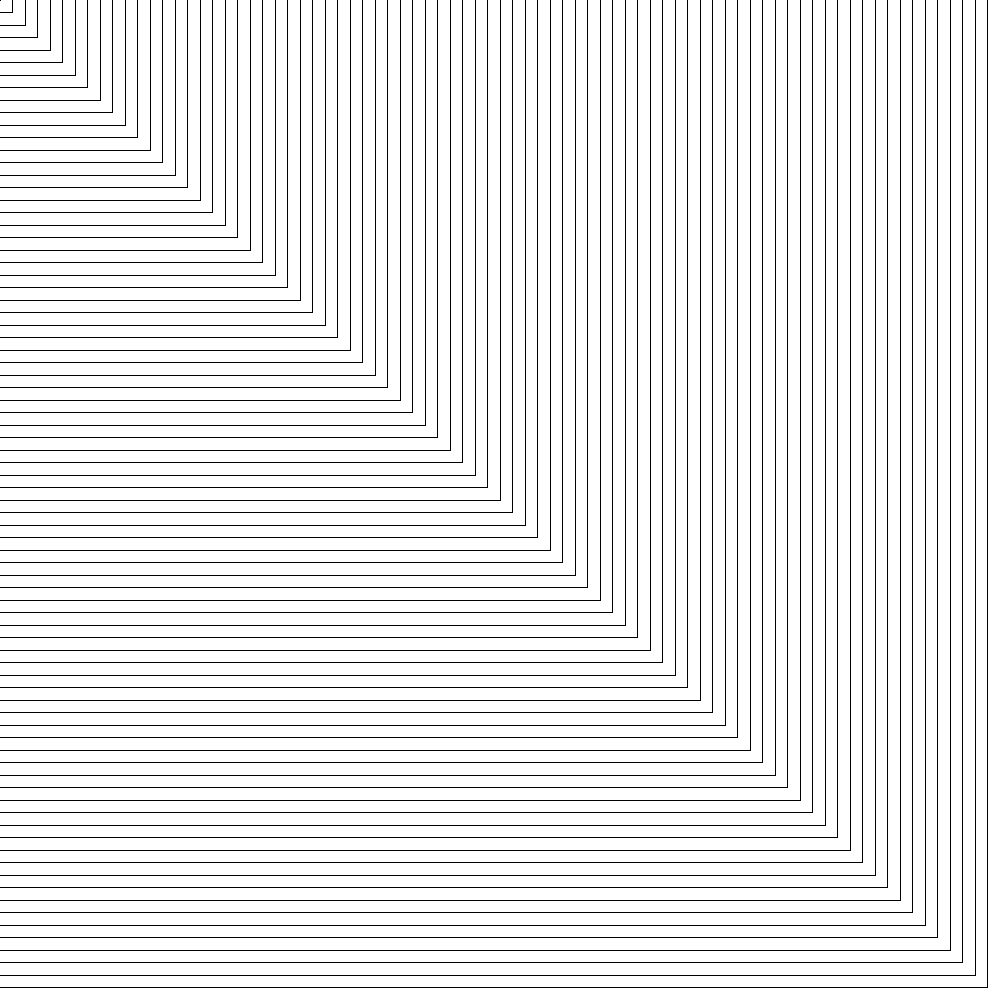
Frame 1 (no input)
Frame 60 (the mouse pressed at the canvas centre just before this capture): identical to frame 1, image omitted
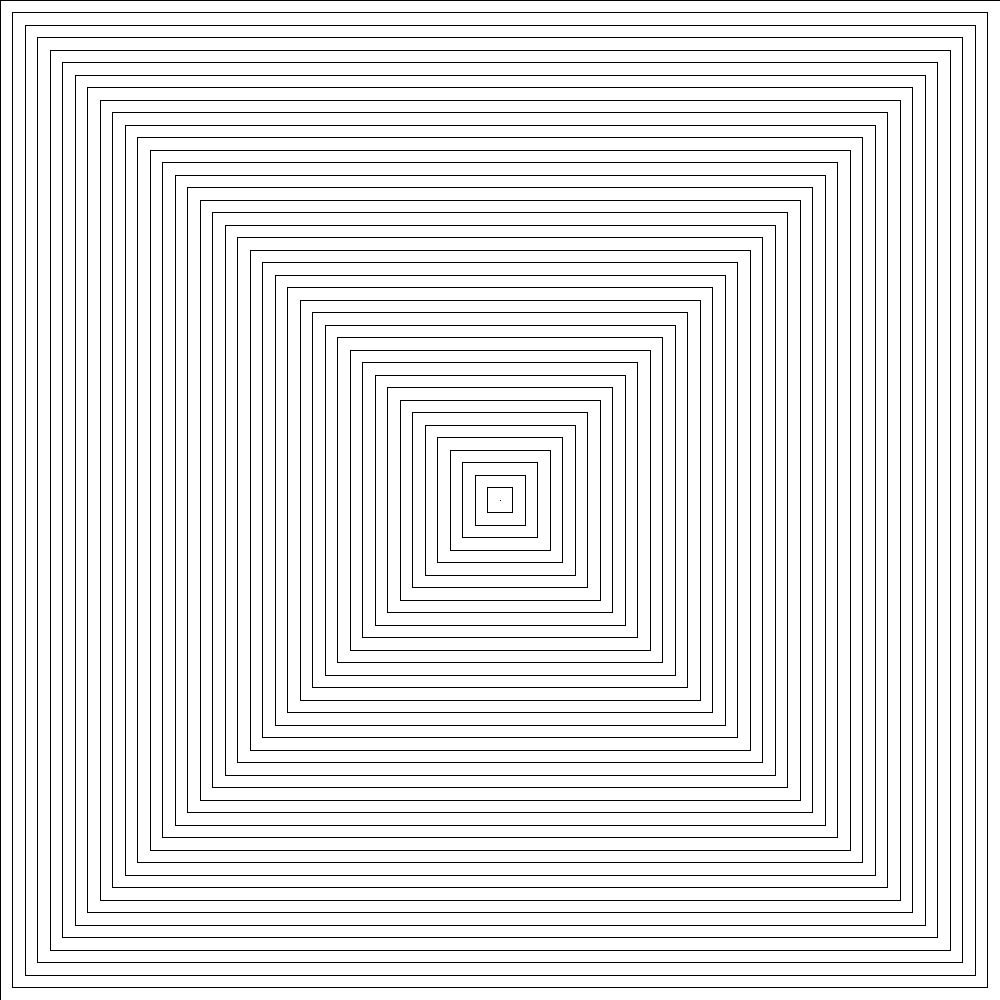
Frame 120 (the mouse held since frame 60 and released just before this capture)

The Processing sketch that drew these frames (run headless with seeded random() and noise(); from frame 60 on, the mouse is pressed at the canvas centre):

// Processing sketch: goa_VJ
// ── goa_VJ.pde
// this is trippy goa VJ software ver 0.1

boolean flip = false;

void setup() {
  size(1000, 1000);
}

void draw() {
  if (flip) {
    background(0);
  } else {
    background(255);
  }
  
  translate(mouseX, mouseY);
  rectMode(CENTER);

  for (int i = 0; i<height*2; i=i+25) {
    // this is repeated
    noFill();
    rect(0, 0, i, i);
  }
}

void keyPressed() {
  //print(key);
  if (key == ' ') {
    println("flip!");
    flip = !flip;
  }
}

void mousePressed() {
  if (mouseButton == LEFT) {
    strokeWeight(random(10));
  } else if (mouseButton == RIGHT) {
    stroke(random(255),random(255),random(255));
  } else {
    println("more buttons!");
  }
}
